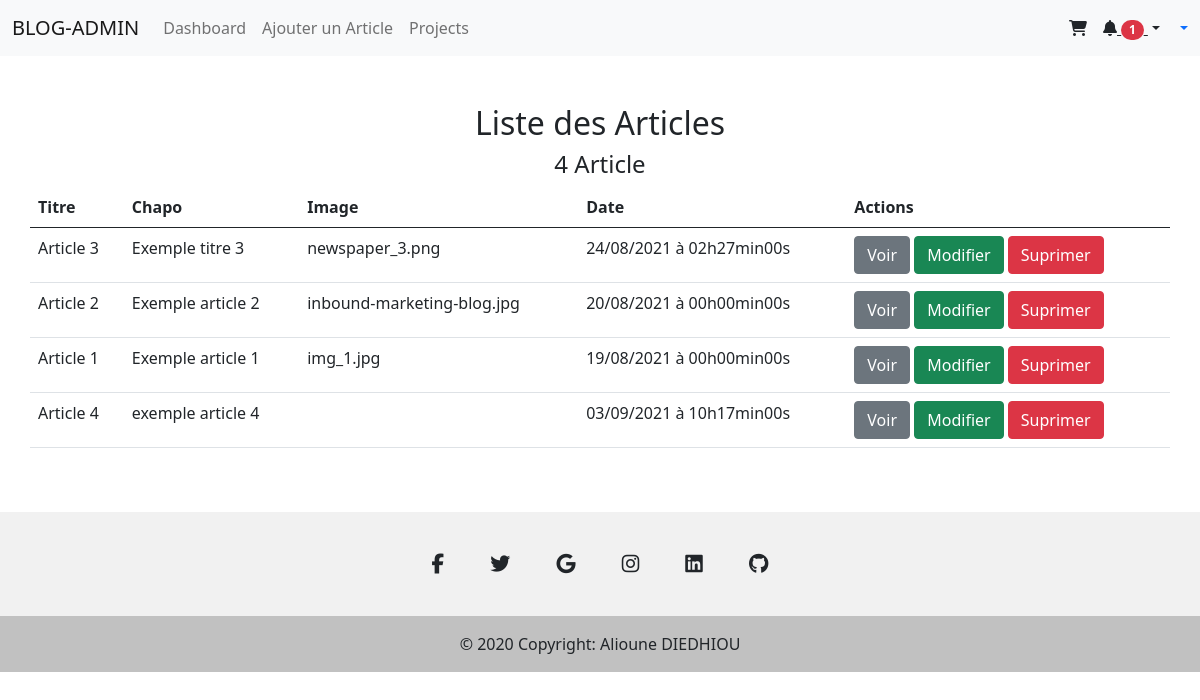
The app's page /admin.php with its own data.
### tables this page shows
CREATE TABLE IF NOT EXISTS `posts` (
  `id_Posts` int(11) NOT NULL AUTO_INCREMENT,
  `titre` varchar(50) NOT NULL,
  `chapo` varchar(50) NOT NULL,
  `contenu` text NOT NULL,
  `image_post` varchar(50) NOT NULL,
  `date_post` datetime NOT NULL,
  `id_User` int(11) NOT NULL,
  PRIMARY KEY (`id_Posts`),
  KEY `POSTS_USER_FK` (`id_User`)
);

### models/modelBackend.php (called while the page is built, shortened)
<?php
function connexionDataBases(){
    $hostname = 'localhost';
    $username = 'root';
    $password = '';
    $db_name = 'blog';
    try {
        $db = new PDO("mysql:host=" . $hostname . ";port=3307;dbname=" . $db_name . ";charset=utf8", $username, $password);
    } catch (Exception $e) {
        die('ERROR:' . $e->getMessage());
    }
    return $db;
}
function getPostsAdmin(){
    $dbb = connexionDataBases();
    $req = 'SELECT id_Posts, titre, chapo, contenu,image_post, DATE_FORMAT(date_post, \'%d/%m/%Y à %Hh%imin%ss\') AS date_post FROM posts ORDER BY date_post DESC LIMIT 0, 5';
    $posts = $dbb->query($req);
    return $posts;
}

### views/backEnd/dashboard.php (the view, shortened to what this page needs)
<!DOCTYPE html>
<html lang="en">
<?php
include './inc/head.admin.inc.php';
?>
<body>
    <?php
    include './inc/menu.admin.inc.php';
    ?>
    <div class="container py-5">
        <div class="row">
            <h2 class="text-center">Liste des Articles</h2>
                <h4 class="text-center"><?= $nb_posts ?> Article </h4>
            <table class="table">
                <thead>
                    <tr>
                        <th>Titre</th>
                        <th>Chapo</th>
                        <th>Image</th>
                        <th>Date</th>
                        <th>Actions</th>
                    </tr>
                </thead>
                <tbody>
                    <?php
                     while ($item = $posts->fetch()) { ?>
                        <tr>
                            <td> <?= $item['titre'] ?></td>
                            <td> <?= $item['chapo'] ?></td>
                            <td> <?= $item['image_post'] ?></td>
                            <td> <?= $item['date_post'] ?></td>
                            <td>
                                <a class="btn btn-secondary" href="controllerListe/getOneArticle/<?= $item['id_Posts'] ?>">Voir</a>
                                <a class="btn btn-success" href="controllerListe/updateArticle/<?= $item['id_Posts'] ?>">Modifier</a>
                                <a class="btn btn-danger" href="controllerListe/deleteArticle/<?= $item['id_Posts'] ?>">Suprimer</a>
                            </td>
                        </tr>
                    <?php }
                    ?>
                </tbody>
            </table>
        </div>
    </div>
    <?php
    include './inc/footer.inc.php';
    ?>
</body>
</html>

### admin.php (shortened to what this page needs)
<?php
require (ROOT.'./models/modelBackend.php');
require (ROOT.'./controllers/controllerListe.php');
if (isset($_GET['action'])){
    $params = explode("/", $_GET['action']);
    if ($params!=""){
        $controller = $params[0];
        $action = "";
        if (isset($params[1])) {
            $action = $params[1];
        }
        require_once('controllers/admin/'.$controller.'.php');
        if(function_exists($action)){
            if (isset($params[2]) && isset($params[3])) {
                $action($params[2], $params[3]);
            }elseif (isset($params[2])) {
                $action($params[2]);
            }else{
                $action();
            }
        }
    }
}else{
    require_once ('controllers/controllerListe.php');
    showAllArticle();
}

### controllers/controllerListe.php (shortened to what this page needs)
<?php
require_once './models/modelBackend.php';
function showAllArticle()
{
    $posts = getPostsAdmin();
    if (!$posts) {
        $message = 'Aucun article récupérer!!';
    } else {
        $nb_posts = $posts->rowCount();
        if ($nb_posts == 0) {
            $message = "il n'y a pas d'article poster pour le moment";
            addOneArticle();
        } else {
            require_once './views/backEnd/dashboard.php';
        }
    }
}

### inc/head.admin.inc.php (shortened to what this page needs)
<head>
    <link rel="stylesheet" href=".../css/style.css">
    <link href="https://cdn.jsdelivr.net/npm/bootstrap@5.0.2/dist/css/bootstrap.min.css" rel="stylesheet" />
    <link rel="stylesheet" href="https://cdn.jsdelivr.net/npm/@fortawesome/fontawesome-free@5.15.3/css/fontawesome.min.css" />
</head>

### inc/menu.admin.inc.php (shortened to what this page needs)
<nav class="navbar navbar-expand-lg navbar-light bg-light">
        <div class="container-fluid">
            <div class="collapse navbar-collapse" id="navbarSupportedContent">
                <div>
                    <a class="navbar-brand mt-2 mt-lg-0" href="#">BLOG-ADMIN</a>
                </div>
                <ul class="navbar-nav me-auto mb-2 mb-lg-0">
                    <li class="nav-item">
                        <a class="nav-link" href="../admin/dashboard.php">Dashboard</a>
                    </li>
                    <li class="nav-item">
                        <a class="nav-link" href="../admin/addPosts.php">Ajouter un Article</a>
                    </li>
                    <li class="nav-item">
                        <a class="nav-link" href="#">Projects</a>
                    </li>
                </ul>
            </div>
            <div class="d-flex align-items-center">
                <a class="text-reset me-3" href="#">
                    <i class="fas fa-shopping-cart"></i>
                </a>
                <a class="text-reset me-3 dropdown-toggle hidden-arrow" href="#" id="navbarDropdownMenuLink" role="button" data-mdb-toggle="dropdown" aria-expanded="false">
                    <i class="fas fa-bell"></i>
                    <span class="badge rounded-pill badge-notification bg-danger">1</span>
                </a>
                <a class="dropdown-toggle d-flex align-items-center hidden-arrow" href="#" id="navbarDropdownMenuLink" role="button" data-mdb-toggle="dropdown" aria-expanded="false">
                </a>
            </div>
        </div>
    </nav>

### inc/footer.inc.php
<footer class="sticky-footer text-center text-white" style="background-color: #f1f1f1">
      <div class="container pt-4">
        <section class="mb-4">
          <a
            class="btn btn-link btn-floating btn-lg text-dark m-1"
            href="#!"
            role="button"
            data-mdb-ripple-color="dark"
            ><i class="fab fa-facebook-f"></i
          ></a>
          <a
            class="btn btn-link btn-floating btn-lg text-dark m-1"
            href="#!"
            role="button"
            data-mdb-ripple-color="dark"
            ><i class="fab fa-twitter"></i
          ></a>
          <a
            class="btn btn-link btn-floating btn-lg text-dark m-1"
            href="#!"
            role="button"
            data-mdb-ripple-color="dark"
            ><i class="fab fa-google"></i
          ></a>
          <a
            class="btn btn-link btn-floating btn-lg text-dark m-1"
            href="#!"
            role="button"
            data-mdb-ripple-color="dark"
            ><i class="fab fa-instagram"></i
          ></a>
          <a
            class="btn btn-link btn-floating btn-lg text-dark m-1"
            href="#!"
            role="button"
            data-mdb-ripple-color="dark"
            ><i class="fab fa-linkedin"></i
          ></a>
          <a
            class="btn btn-link btn-floating btn-lg text-dark m-1"
            href="#!"
            role="button"
            data-mdb-ripple-color="dark"
            ><i class="fab fa-github"></i
          ></a>
        </section>
      </div>
      <div
        class="text-center text-dark p-3"
        style="background-color: rgba(0, 0, 0, 0.2)"
      >
        © 2020 Copyright: Alioune DIEDHIOU
      </div>
    </footer>

### records on screen
posts: titre "Article 3", chapo "Exemple titre 3", image_post "newspaper_3.png", date_post "24/08/2021 à 02h27min00s"
posts: titre "Article 2", chapo "Exemple article 2", image_post "inbound-marketing-blog.jpg", date_post "20/08/2021 à 00h00min00s"
posts: titre "Article 1", chapo "Exemple article 1", image_post "img_1.jpg", date_post "19/08/2021 à 00h00min00s"
posts: titre "Article 4", chapo "exemple article 4", date_post "03/09/2021 à 10h17min00s"

### other values on screen
$nb_posts "4"
